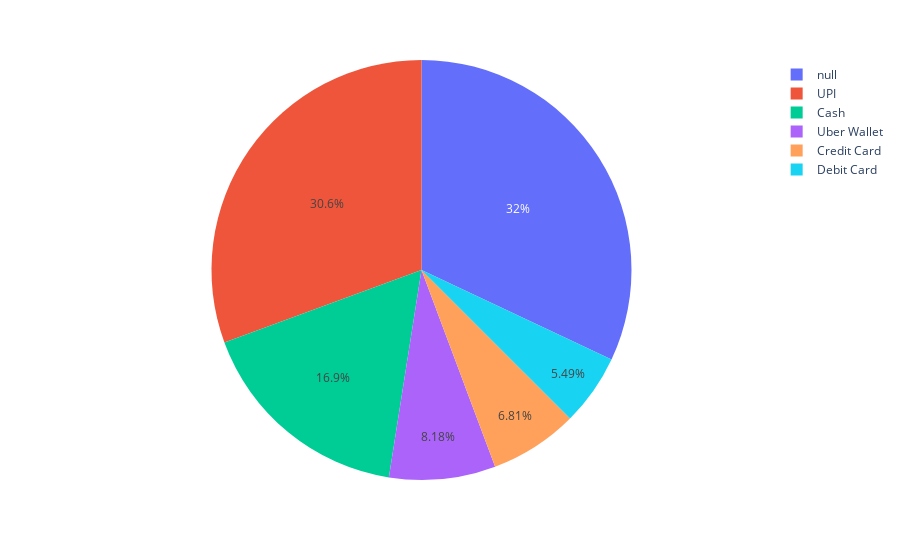

The code cell stored with this chart in its notebook:
### Markdown cell above
### Q7
❓ Welke soort `Payment Method` heeft het kleinste aandeel in de observaties (naam + percentage)?
  
✍️  
`Debit Card`: 5.49%

### Code cell
px.pie(df, names="Payment Method")

### Figure 1 — Plotly figure (JSON) as saved in the notebook; plotly's stock layout.template omitted (floating-point values rounded to 4 significant figures; data arrays with more than 128 entries replaced by an {"elided": "..."} marker saying what was removed)
{"data": [{"domain": {"x": [0, 1], "y": [0, 1]}, "hovertemplate": "Payment Method=%{label}<extra></extra>", "labels": {"elided": "150000 str values"}, "legendgroup": "", "name": "", "showlegend": true, "type": "pie"}], "layout": {"legend": {"tracegroupgap": 0}, "margin": {"t": 60}}}
